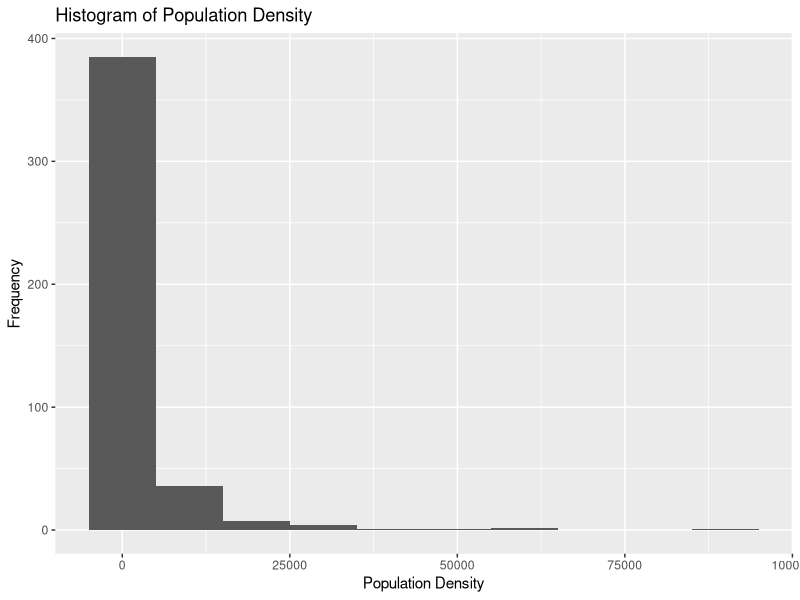
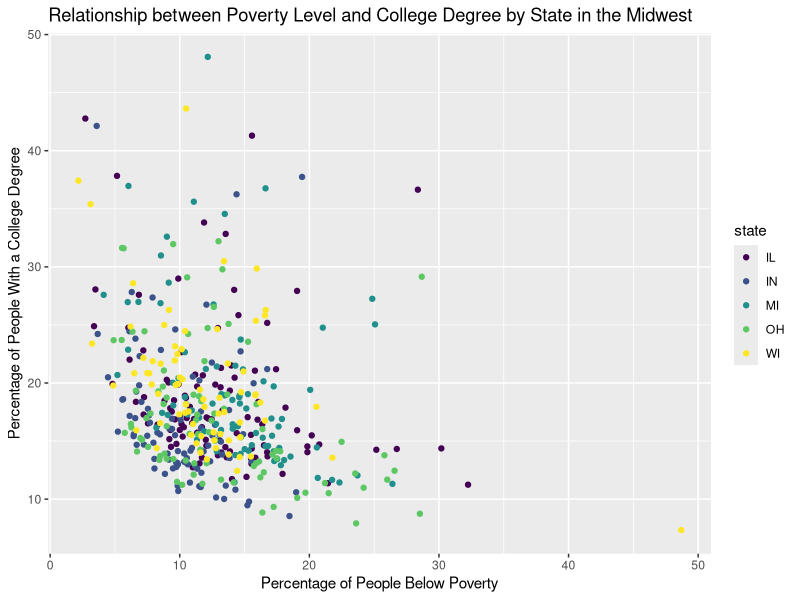
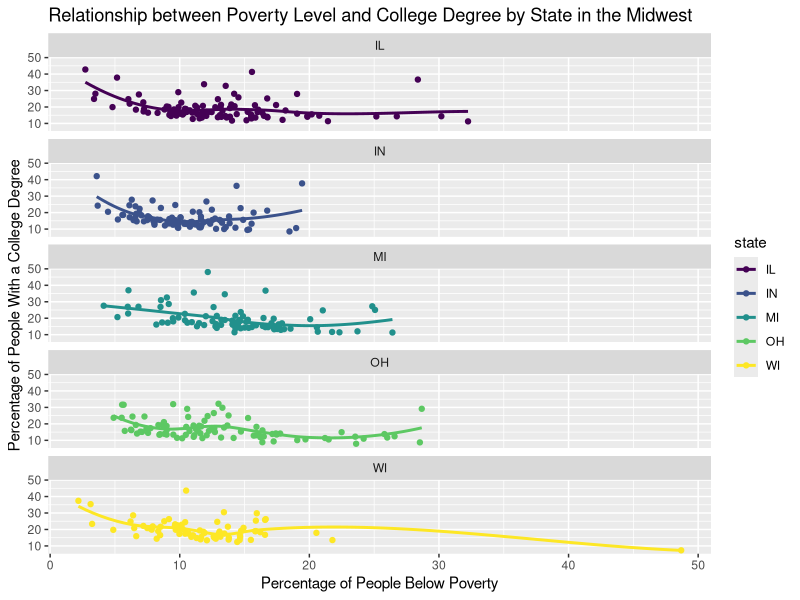
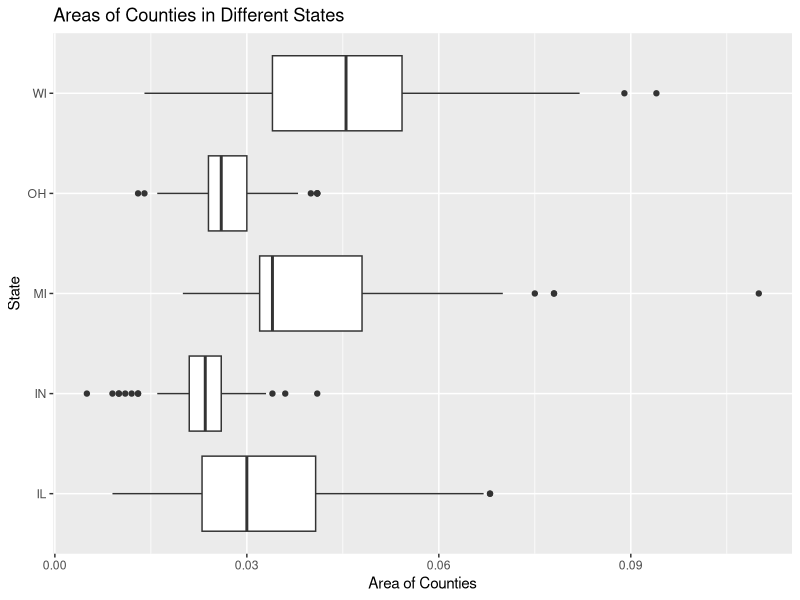
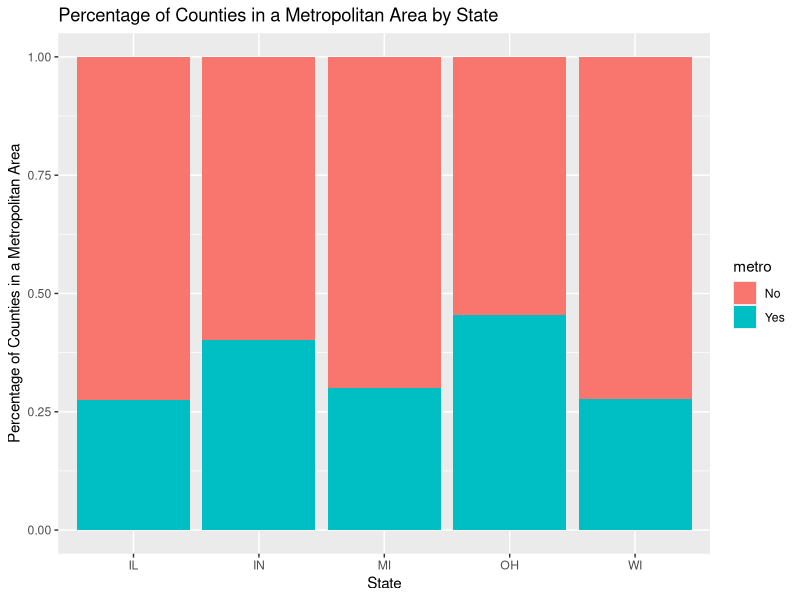
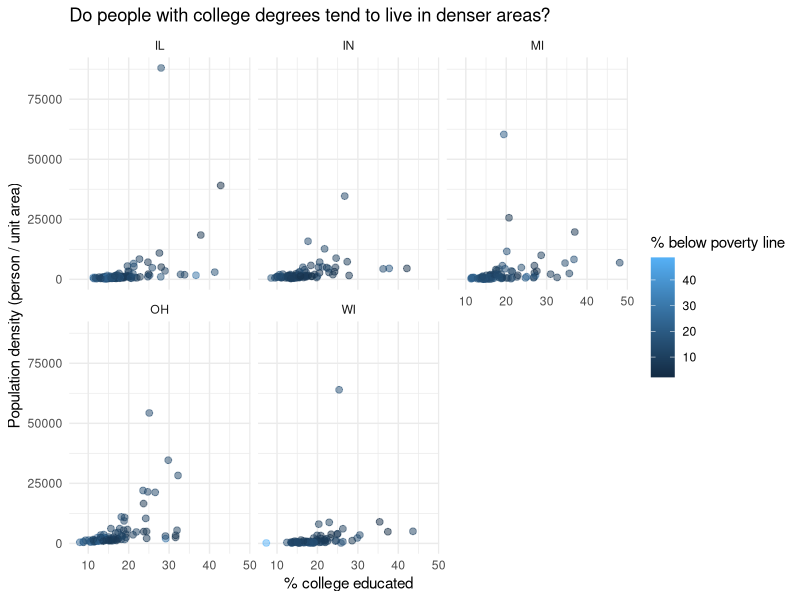

Generate these figures, in order, with R:
## ---- chunk 1
#| label: load-packages
#| message: false

install.packages("tidyverse")
library(tidyverse)
library(viridis)
## ---- chunk 2
#l label: histogram of population density

glimpse(midwest)

ggplot(data = midwest, mapping = aes(x = popdensity)) +
  geom_histogram(binwidth = 10000) +
  labs(x = "Population Density", y = "Frequency", title = "Histogram of Population Density") +
  scale_color_viridis_d()

## ---- chunk 3
#l label: scatterplot

ggplot(midwest, aes(x = percbelowpoverty, y = percollege, color = state)) +
  geom_point() +
  scale_color_viridis_d() +
  labs(x = "Percentage of People Below Poverty", y = "Percentage of People With a College Degree", title = "Relationship between Poverty Level and College Degree by State in the Midwest")
## ---- chunk 4
#l label: scatterplot by state

ggplot(midwest, aes(x = percbelowpoverty, y = percollege, color = state)) +
  geom_point() +
  geom_smooth(se = FALSE) +
  scale_color_viridis_d() +
  labs(x = "Percentage of People Below Poverty", y = "Percentage of People With a College Degree", title = "Relationship between Poverty Level and College Degree by State in the Midwest") +
  facet_wrap(~ state, nrow = 5)
## ---- chunk 5
#l label: boxplot of area

ggplot(midwest, aes(x = area, y = state)) +
  geom_boxplot() +
  labs(x = "Area of Counties", y = "State", title = "Areas of Counties in Different States")
## ---- chunk 6
#l label: metro plot

midwest <- midwest |>
  mutate(metro = if_else(inmetro == 1, "Yes", "No"))

ggplot(midwest, aes(x = state, fill = metro)) +
  geom_bar(position = "fill") +
  labs(x = "State", y = "Percentage of Counties in a Metropolitan Area", title = "Percentage of Counties in a Metropolitan Area by State")
## ---- chunk 7
#l label: problem solving

ggplot(midwest, aes(x = percollege, y = popdensity, color = percbelowpoverty)) +
  geom_point(alpha = 0.5, size = 2) +
  labs(x = "% college educated", y = "Population density (person / unit area)", title = "Do people with college degrees tend to live in denser areas?", color = "% below poverty line") +
  facet_wrap(~ state) +
  theme_minimal()
